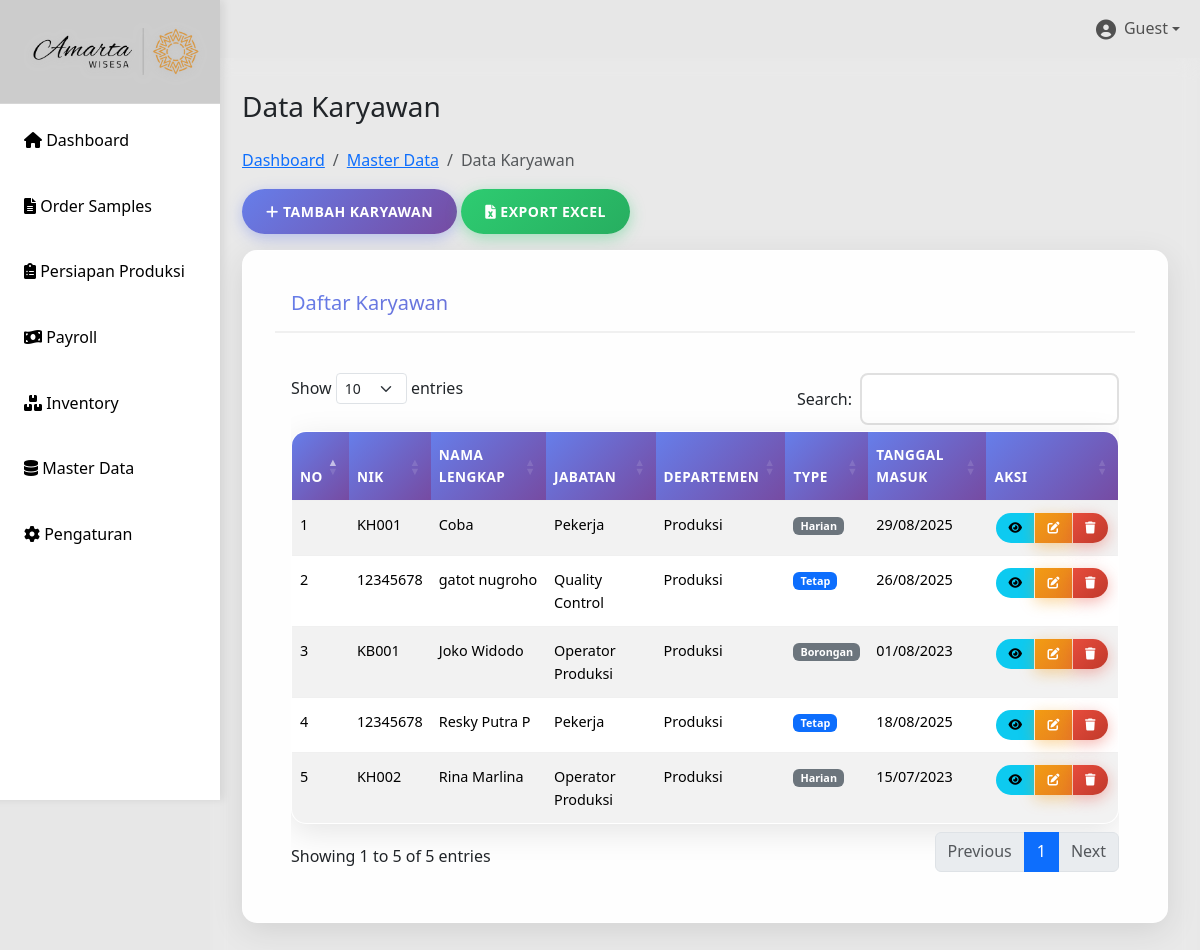
/data-karyawan.php, run on the app's committed database.
### tables this page shows
CREATE TABLE `karyawan` (
  `id` int(11) UNSIGNED NOT NULL,
  `nik` varchar(200) NOT NULL,
  `nama_lengkap` varchar(100) NOT NULL,
  `jenis_kelamin` enum('L','P') NOT NULL,
  `tempat_lahir` varchar(50) DEFAULT NULL,
  `tanggal_lahir` date DEFAULT NULL,
  `alamat` text DEFAULT NULL,
  `no_telepon` varchar(20) DEFAULT NULL,
  `email` varchar(100) DEFAULT NULL,
  `type_karyawan` enum('tetap','harian','borongan') NOT NULL,
  `status_karyawan` enum('aktif','nonaktif','cuti','keluar') DEFAULT 'aktif',
  `tanggal_masuk` date NOT NULL,
  `tanggal_keluar` date DEFAULT NULL,
  `id_jabatan` int(11) DEFAULT NULL,
  `id_departemen` int(11) DEFAULT NULL,
  `foto` varchar(255) DEFAULT NULL,
  `created_at` timestamp NOT NULL DEFAULT current_timestamp(),
  `updated_at` timestamp NOT NULL DEFAULT current_timestamp() ON UPDATE current_timestamp()
);

CREATE TABLE `jabatan` (
  `id` int(11) NOT NULL,
  `nama_jabatan` varchar(100) NOT NULL,
  `deskripsi` text DEFAULT NULL,
  `created_at` timestamp NOT NULL DEFAULT current_timestamp(),
  `updated_at` timestamp NOT NULL DEFAULT current_timestamp() ON UPDATE current_timestamp()
);

CREATE TABLE `departemen` (
  `id` int(11) NOT NULL,
  `nama_departemen` varchar(100) NOT NULL,
  `deskripsi` text DEFAULT NULL,
  `created_at` timestamp NOT NULL DEFAULT current_timestamp(),
  `updated_at` timestamp NOT NULL DEFAULT current_timestamp() ON UPDATE current_timestamp()
);

### data-karyawan.php (the view, shortened to what this page needs)
<?php
include 'config/db.php';
include 'includes/header.php';
$sql = "SELECT k.*, j.nama_jabatan, d.nama_departemen
        FROM karyawan k
        LEFT JOIN jabatan j ON k.id_jabatan = j.id
        LEFT JOIN departemen d ON k.id_departemen = d.id
        ORDER BY k.nama_lengkap";
$result = mysqli_query($conn, $sql);
$karyawanList = mysqli_fetch_all($result, MYSQLI_ASSOC);
?>
<div class="main-content">
    <div class="row">
        <div class="col-12">
            <h1 class="h3 mb-4">Data Karyawan</h1>
            <nav aria-label="breadcrumb">
                <ol class="breadcrumb">
                    <li class="breadcrumb-item"><a href="index.php">Dashboard</a></li>
                    <li class="breadcrumb-item"><a href="master-data.php">Master Data</a></li>
                    <li class="breadcrumb-item active">Data Karyawan</li>
                </ol>
            </nav>
            <div class="mb-3">
                <button type="button" class="btn btn-primary" data-bs-toggle="modal" data-bs-target="#tambahKaryawanModal">
                    <i class="fas fa-plus"></i> Tambah Karyawan
                </button>
                <button type="button" class="btn btn-success">
                    <i class="fas fa-file-excel"></i> Export Excel
                </button>
            </div>
            <div class="card">
                <div class="card-header">
                    <h5 class="card-title mb-0">Daftar Karyawan</h5>
                </div>
                <div class="card-body">
                    <div class="table-responsive">
                        <table id="tabelKaryawan" class="table table-striped table-hover" id="tabelKaryawan">
                            <thead>
                                <tr>
                                    <th>No</th>
                                    <th>NIK</th>
                                    <th>Nama Lengkap</th>
                                    <th>Jabatan</th>
                                    <th>Departemen</th>
                                    <th>Type</th>
                                    <th>Tanggal Masuk</th>
                                    <th>Aksi</th>
                                </tr>
                            </thead>
                            <tbody>
                                <?php $no = 1; foreach ($karyawanList as $karyawan): ?>
                                <tr>
                                    <td><?= $no++; ?></td>
                                    <td><?= htmlspecialchars($karyawan['nik']); ?></td>
                                    <td><?= htmlspecialchars($karyawan['nama_lengkap']); ?></td>
                                    <td><?= htmlspecialchars($karyawan['nama_jabatan']); ?></td>
                                    <td><?= htmlspecialchars($karyawan['nama_departemen']); ?></td>
                                    <td>
                                        <span class="badge bg-<?= $karyawan['type_karyawan'] == 'tetap' ? 'primary' : 'secondary'; ?>">
                                            <?= ucfirst($karyawan['type_karyawan']); ?>
                                        </span>
                                    </td>
                                    <td><?= date('d/m/Y', strtotime($karyawan['tanggal_masuk'])); ?></td>
                                    <td>
                                        <div class="btn-group btn-group-sm" role="group">
                                            <a href="detail-karyawan.php?id=<?= $karyawan['id']; ?>" class="btn btn-sm btn-info">
                                                <i class="fas fa-eye"></i>
                                            </a>
                                            <a href="edit-karyawan.php?id=<?= $karyawan['id']; ?>" class="btn btn-sm btn-warning">
                                                <i class="fas fa-edit"></i>
                                            </a>
                                            <button type="button" class="btn btn-sm btn-danger" onclick="hapusKaryawan(<?= $karyawan['id']; ?>)">
                                                <i class="fas fa-trash"></i>
                                            </button>
                                        </div>
                                    </td>
                                </tr>
                                <?php endforeach; ?>
                            </tbody>
                        </table>
                    </div>
                </div>
            </div>
        </div>
    </div>
</div>
<?php
include 'includes/footer.php';
?>

### css/style.css (style rules this page uses)
* { margin: 0; padding: 0; box-sizing: border-box; }
body { font-family: 'Segoe UI', Tahoma, Geneva, Verdana, sans-serif; background: #e7e7e7ff; min-height: 100vh; line-height: 1.6; }
.main-content { margin-left: 210px; padding: 2rem; background: rgba(255,255,255,0.1); backdrop-filter: blur(10px); min-height: 100vh; }
.card { background: rgba(255,255,255,0.95); border-radius: 15px; padding: 2rem; margin-bottom: 1.5rem; box-shadow: 0 8px 32px rgba(0,0,0,0.1); backdrop-filter: blur(10px); border: 1px solid rgba(255,255,255,0.2); transition: transform 0.3s ease, box-shadow 0.3s ease; }
.card-header { border-bottom: 2px solid #f0f0f0; padding-bottom: 1rem; margin-bottom: 1.5rem; background: linear-gradient(135deg, #667eea, #764ba2); -webkit-background-clip: text; -webkit-text-fill-color: transparent; background-clip: text; }
.table { width: 100%; border-collapse: separate; border-spacing: 0; background: white; border-radius: 15px; overflow: hidden; box-shadow: 0 8px 32px rgba(0,0,0,0.1); border: 1px solid rgba(255,255,255,0.2); }
.table th, .table td { padding: 12px 8px; text-align: left; border-bottom: 1px solid #f0f0f0; font-size: 0.9rem; }
.table th { background: linear-gradient(135deg, #667eea, #764ba2); color: white; font-weight: 600; text-transform: uppercase; letter-spacing: 0.5px; font-size: 0.85rem; }
.table tr { transition: all 0.3s ease; }
.table tr:last-child td { border-bottom: none; }
.table .btn { padding: 6px 12px; font-size: 12px; border-radius: 20px; margin: 0 2px; }
.table .btn i { font-size: 12px; }
.btn { padding: 12px 24px; border: none; border-radius: 25px; cursor: pointer; text-decoration: none; display: inline-block; font-size: 14px; font-weight: 600; text-transform: uppercase; letter-spacing: 0.5px; transition: all 0.3s ease; position: relative; overflow: hidden; }
.btn::before { content: ''; position: absolute; top: 50%; left: 50%; width: 0; height: 0; background: rgba(255,255,255,0.2); border-radius: 50%; transform: translate(-50%, -50%); transition: width 0.6s, height 0.6s; }
.btn-primary { background: linear-gradient(135deg, #667eea, #764ba2); color: white; box-shadow: 0 4px 15px rgba(102,126,234,0.4); }
.btn-success { background: linear-gradient(135deg, #2ecc71, #27ae60); color: white; box-shadow: 0 4px 15px rgba(46,204,113,0.4); }
.btn-danger { background: linear-gradient(135deg, #e74c3c, #c0392b); color: white; box-shadow: 0 4px 15px rgba(231,76,60,0.4); }
.btn-warning { background: linear-gradient(135deg, #f39c12, #e67e22); color: white; box-shadow: 0 4px 15px rgba(243,156,18,0.4); }
.mb-3 { margin-bottom: 1.5rem; }
.card { animation: fadeInUp 0.6s ease-out; }

### data on the page
karyawan: nik "KH001", nama_lengkap "Coba", id_jabatan.nama_jabatan "Pekerja", id_departemen.nama_departemen "Produksi", type_karyawan "Harian", tanggal_masuk "29/08/2025"
karyawan: nik "12345678", nama_lengkap "gatot nugroho", id_jabatan.nama_jabatan "Quality Control", id_departemen.nama_departemen "Produksi", type_karyawan "Tetap", tanggal_masuk "26/08/2025"
karyawan: nik "KB001", nama_lengkap "Joko Widodo", id_jabatan.nama_jabatan "Operator Produksi", id_departemen.nama_departemen "Produksi", type_karyawan "Borongan", tanggal_masuk "01/08/2023"
karyawan: nik "12345678", nama_lengkap "Resky Putra P", id_jabatan.nama_jabatan "Pekerja", id_departemen.nama_departemen "Produksi", type_karyawan "Tetap", tanggal_masuk "18/08/2025"
karyawan: nik "KH002", nama_lengkap "Rina Marlina", id_jabatan.nama_jabatan "Operator Produksi", id_departemen.nama_departemen "Produksi", type_karyawan "Harian", tanggal_masuk "15/07/2023"

### other printed values
$_SESSION['username'] "Guest"
